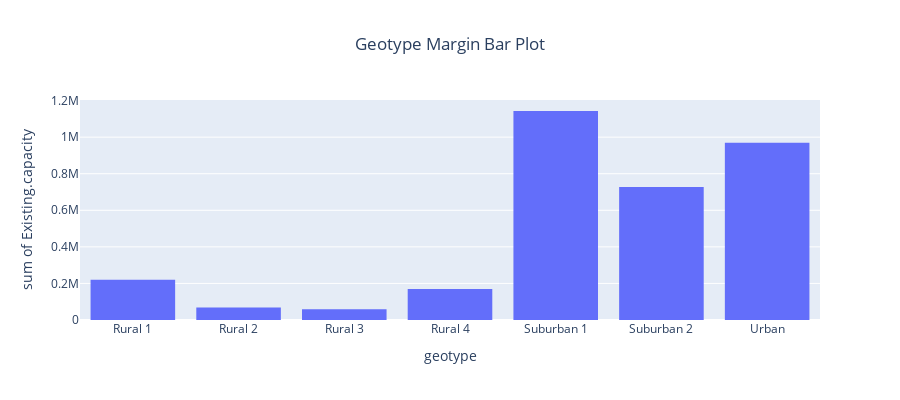

Write notebook code for a chart like this one.
### Code cell
geo_mar_bar = px.histogram(limit, x="geotype", y="Existing.capacity", title="Geotype Margin Bar Plot",
labels={'pop':'strategy'}, height=400)
geo_mar_bar.update_layout(title_x=0.5)

geo_mar_bar.show()

### Figure 1 — Plotly figure (JSON) as saved in the notebook; plotly's stock layout.template omitted (floating-point values rounded to 4 significant figures; data arrays with more than 128 entries replaced by an {"elided": "..."} marker saying what was removed)
{"data": [{"alignmentgroup": "True", "bingroup": "x", "histfunc": "sum", "hovertemplate": "geotype=%{x}<br>sum of Existing.capacity=%{y}<extra></extra>", "legendgroup": "", "marker": {"color": "#636efa", "pattern": {"shape": ""}}, "name": "", "offsetgroup": "", "orientation": "v", "showlegend": false, "type": "histogram", "x": {"elided": "24219 str values"}, "xaxis": "x", "y": {"elided": "24219 float values"}, "yaxis": "y"}], "layout": {"barmode": "relative", "height": 400, "legend": {"tracegroupgap": 0}, "title": {"text": "Geotype Margin Bar Plot", "x": 0.5}, "xaxis": {"anchor": "y", "domain": [0, 1], "title": {"text": "geotype"}}, "yaxis": {"anchor": "x", "domain": [0, 1], "title": {"text": "sum of Existing.capacity"}}}}
